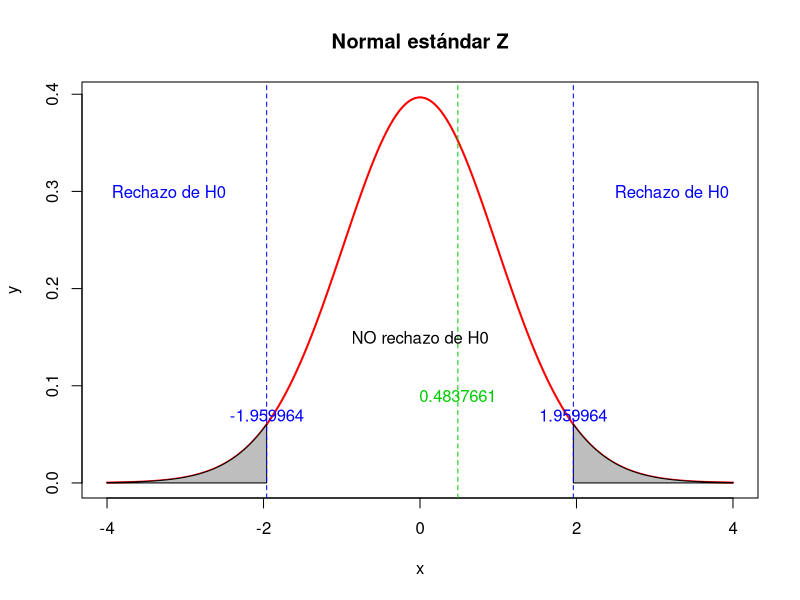

Source code (R):
## ---- chunk 1
knitr::opts_chunk$set(echo = TRUE, fig.align = "center")
## ---- chunk 2
# Estadístico calculado
numerador <- 0.38 - 0.35
denominador <- sqrt(((0.38*0.62)/150)+((0.35*0.65)/100))
z_calculado <- numerador / denominador
z_calculado
## ---- chunk 3
qnorm(p = 0.025, mean = 0, sd = 1, lower.tail = TRUE)
qnorm(p = 0.025, mean = 0, sd = 1, lower.tail = FALSE)
## ---- chunk 4
x <- seq(-4, 4, length = 200)
y <- dt(x, df = 47)
plot(x, y, type = "l", lwd = 2, col = "red", main = "Normal estándar Z")
x <- seq(-4, -1.959964, length = 200)
y <- dt(x, df = 47)
polygon(c(-4, x, -1.959964), c(0, y, 0), col = "gray")
x <- seq(1.959964, 4, length = 200)
y <- dt(x, df = 47)
polygon(c(1.959964, x, 4), c(0, y, 0), col = "gray")
abline(v = 1.959964, col = "blue", lty = 2)
abline(v = -1.959964, col = "blue", lty = 2)
abline(v = 0.4837661, col = "green3", lty = 2)
text(x = 0.4837661, y = 0.09, labels = "0.4837661", col = "green3")
text(x = -1.959964, y = 0.07, labels = "-1.959964", col = "blue")
text(x = 1.959964, y = 0.07, labels = "1.959964", col = "blue")
text(x = 0, y = 0.15, labels = "NO rechazo de H0", col = "black")
text(x = -3.211741, y = 0.3, labels = "Rechazo de H0", col = "blue")
text(x = 3.21741, y = 0.3, labels = "Rechazo de H0", col = "blue")
## ---- chunk 5
prop.test(x = c(57, 35), n = c(150, 100), alternative = "two.sided",
          conf.level = 0.95)
